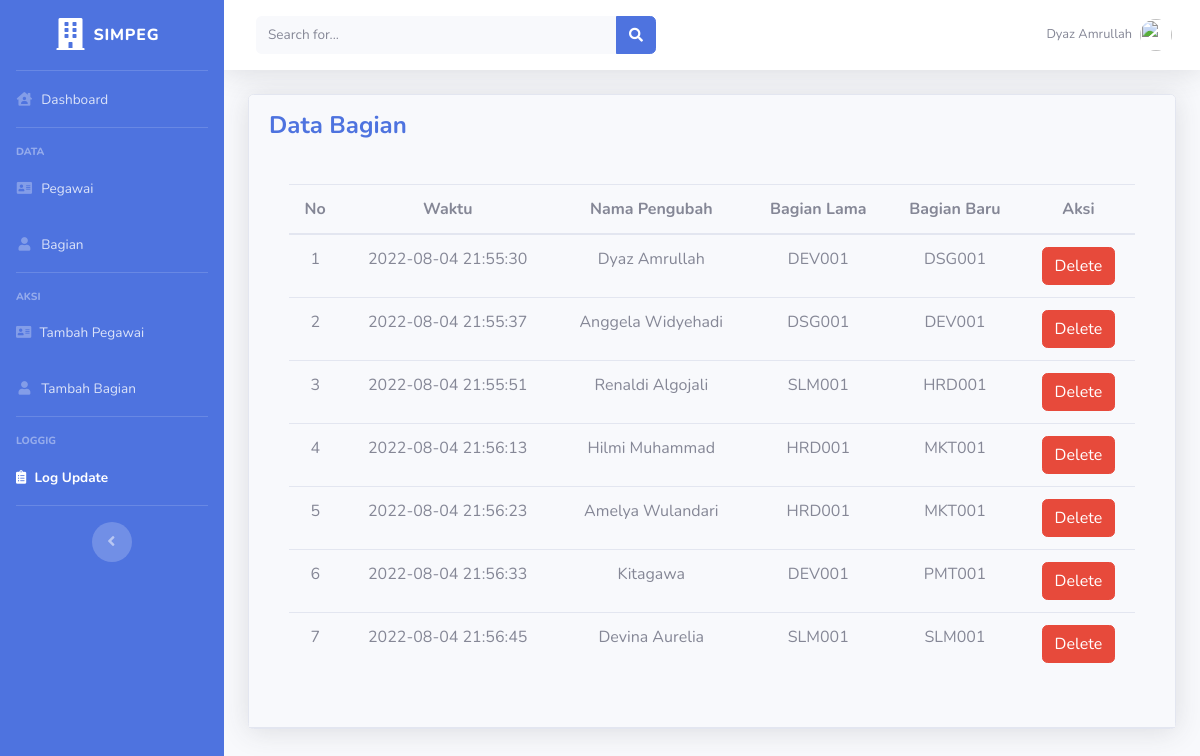
/log-update.php (signed in), run on the app's committed database.
### tables this page shows
CREATE TABLE `log_perubahan` (
  `id_perubahan` int(3) NOT NULL,
  `waktu` datetime NOT NULL,
  `nm_pegawai` varchar(50) NOT NULL,
  `old_id_bagian` varchar(6) NOT NULL,
  `new_id_bagian` varchar(6) NOT NULL
);

### log-update.php (the view, shortened to what this page needs)
<?php
	include 'koneksi.php';
    $tampil    =mysqli_query($conn, "SELECT * FROM login_admin WHERE id_admin=id_admin");
    $tmp = mysqli_fetch_object($tampil);
 ?>
<!DOCTYPE html>
<html lang="en">
<head>
    <link href="vendor/fontawesome-free/css/all.min.css" rel="stylesheet" type="text/css">
    <link href="css/sb-admin-2.min.css" rel="stylesheet">
</head>
<body id="page-top">
    <div id="wrapper">
        <ul class="navbar-nav bg-primary sidebar sidebar-dark accordion" id="accordionSidebar">
            <a class="sidebar-brand d-flex align-items-center justify-content-center" href="dashboard.php">
                <div class="sidebar-brand-icon">
                    <i class="fas fa-building"></i>
                </div>
                 <div class="sidebar-brand-text mx-2 ">SIMPEG</div>
            </a>
            <hr class="sidebar-divider my-0">
            <li class="nav-item">
                <a class="nav-link" href="dashboard.php">
                    <i class="fas fa-fw fa-house-user"></i>
                    <span>Dashboard</span></a>
            </li>
            <hr class="sidebar-divider">
            <div class="sidebar-heading">
                Data
            </div>
            <li class="nav-item">
                <a class="nav-link" href="data-pegawai.php">
                    <i class="fas fa-fw fa-address-card"></i>
                    <span>Pegawai
                    </span></a>
            </li>
            <li class="nav-item">
                <a class="nav-link" href="data-bagian.php">
                    <i class="fas fa-fw fa-user"></i>
                    <span>Bagian</span></a>
            </li>
            <hr class="sidebar-divider">
            <div class="sidebar-heading">
                Aksi
            </div>
            <li class="nav-item">
                <a class="nav-link" href="insert-pegawai.php">
                    <i class="fas fa-regular fa-address-card"></i>
                    <span>Tambah Pegawai</span></a>
            </li>
            <li class="nav-item">
                <a class="nav-link" href="insert-bagian.php">
                    <i class="fas fa-fw fa-user"></i>
                    <span>Tambah Bagian</span></a>
            </li>
            <hr class="sidebar-divider">
            <div class="sidebar-heading">
                Loggig
            </div>
            <li class="nav-item active">
                <a class="nav-link" href="log-update.php">
                    <i class="fa fa-clipboard-list"></i>
                    <span>Log Update</span></a>
            </li>
            <hr class="sidebar-divider d-none d-md-block">
            <div class="text-center d-none d-md-inline">
                <button class="rounded-circle border-0" id="sidebarToggle"></button>
            </div>
        </ul>
        <div id="content-wrapper" class="d-flex flex-column">
            <div id="content">
                <nav class="navbar navbar-expand navbar-light bg-white topbar mb-4 static-top shadow">
                    <form
                        class="d-none d-sm-inline-block form-inline mr-auto ml-md-3 my-2 my-md-0 mw-100 navbar-search">
                        <div class="input-group">
                            <input type="text" class="form-control bg-light border-0 small" placeholder="Search for..."
                                aria-label="Search" aria-describedby="basic-addon2">
                            <div class="input-group-append">
                                <button class="btn btn-primary" type="button">
                                    <i class="fas fa-search fa-sm"></i>
                                </button>
                            </div>
                        </div>
                    </form>
                    <ul class="navbar-nav ml-auto">
                        <li class="nav-item dropdown no-arrow">
                            <a class="nav-link dropdown-toggle" href="#" id="userDropdown" role="button"
                                data-toggle="dropdown" aria-haspopup="true" aria-expanded="false">
                                <span
                                    class="mr-2 d-none d-lg-inline text-gray-600 small"><?php echo $tmp->nama_admin?></span>
                                <img class="img-profile rounded-circle" src="images/undraw_profile.svg">
                            </a>
                        </li>
                    </ul>
                </nav>
                <div class="container-fluid">
                    <div class="card shadow mb-4">
                        <div class="card-header py-3">
                            <div class="d-sm align-items-center justify-content-between mb-4">
                                <h4 class="m-0 font-weight-bold text-primary">Data Bagian</h4>
                            </div>
                            <div class="card-body">
                                <div class="table-responsive">
                                    <table class="table table-hover" id="dataTable" width="100%" cellspacing="0">
                                        <thead>
                                            <tr>
                                                <th>
                                                    <center>No
                                                </th>
                                                <th>
                                                    <center>Waktu
                                                </th>
                                                <th>
                                                    <center>Nama Pengubah
                                                </th>
                                                <th>
                                                    <center>Bagian Lama
                                                </th>
                                                <th>
                                                    <center>Bagian Baru
                                                </th>
                                                <th>
                                                    <center>Aksi
                                                </th>
                                            </tr>
                                        </thead>
                                        <tbody>
                                            <?php
                                        $list = mysqli_query($conn, "SELECT * FROM log_perubahan");
                                        while($row = mysqli_fetch_assoc($list)) {
                                        ?>
                                            <tr>
                                                <td>
                                                    <center><?php echo $row['id_perubahan'] ?>
                                                </td>
                                                <td>
                                                    <center><?php echo $row['waktu'] ?>
                                                </td>
                                                <td>
                                                    <center><?php echo $row['nm_pegawai'] ?>
                                                </td>
                                                <td>
                                                    <center><?php echo $row['old_id_bagian'] ?>
                                                </td>
                                                <td>
                                                    <center><?php echo $row['new_id_bagian'] ?>
                                                </td>
                                                <td>
                                                    <center><a
                                                            href="delete-log.php?id=<?php echo $row['id_perubahan'] ?>"
                                                            onclick="return confirm('Apakah Anda Yakin Ingin Menghapusnya?')"
                                                            class="btn btn-danger">Delete</a>
                                                </td>
                                            <?php } ?>
                                        </tbody>
                                    </table>
                    </div>
                </div>
            </div>
        </div>
    </div>
</body>
</html>

### data on the page
log_perubahan: id_perubahan "1", waktu "2022-08-04 21:55:30", nm_pegawai "Dyaz Amrullah", old_id_bagian "DEV001", new_id_bagian "DSG001"
log_perubahan: id_perubahan "2", waktu "2022-08-04 21:55:37", nm_pegawai "Anggela Widyehadi", old_id_bagian "DSG001", new_id_bagian "DEV001"
log_perubahan: id_perubahan "3", waktu "2022-08-04 21:55:51", nm_pegawai "Renaldi Algojali", old_id_bagian "SLM001", new_id_bagian "HRD001"
log_perubahan: id_perubahan "4", waktu "2022-08-04 21:56:13", nm_pegawai "Hilmi Muhammad", old_id_bagian "HRD001", new_id_bagian "MKT001"
log_perubahan: id_perubahan "5", waktu "2022-08-04 21:56:23", nm_pegawai "Amelya Wulandari", old_id_bagian "HRD001", new_id_bagian "MKT001"
log_perubahan: id_perubahan "6", waktu "2022-08-04 21:56:33", nm_pegawai "Kitagawa", old_id_bagian "DEV001", new_id_bagian "PMT001"
log_perubahan: id_perubahan "7", waktu "2022-08-04 21:56:45", nm_pegawai "Devina Aurelia", old_id_bagian "SLM001", new_id_bagian "SLM001"

### other printed values
$tmp->nama_admin "Dyaz Amrullah"
